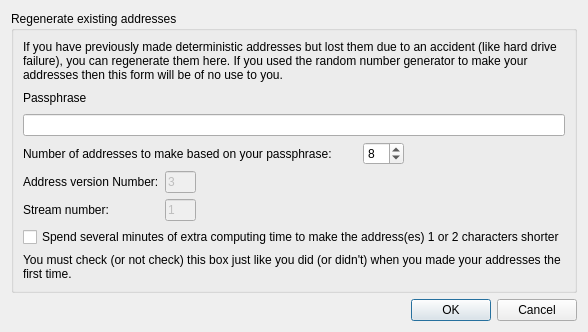
<?xml version="1.0" encoding="UTF-8"?>
<ui version="4.0">
 <class>regenerateAddressesDialog</class>
 <widget class="QDialog" name="regenerateAddressesDialog">
  <property name="geometry">
   <rect>
    <x>0</x>
    <y>0</y>
    <width>532</width>
    <height>332</height>
   </rect>
  </property>
  <property name="windowTitle">
   <string>Regenerate Existing Addresses</string>
  </property>
  <layout class="QGridLayout" name="gridLayout_2">
   <item row="1" column="0">
    <widget class="QDialogButtonBox" name="buttonBox">
     <property name="orientation">
      <enum>Qt::Horizontal</enum>
     </property>
     <property name="standardButtons">
      <set>QDialogButtonBox::Cancel|QDialogButtonBox::Ok</set>
     </property>
    </widget>
   </item>
   <item row="0" column="0">
    <widget class="QGroupBox" name="groupBox">
     <property name="title">
      <string>Regenerate existing addresses</string>
     </property>
     <layout class="QGridLayout" name="gridLayout">
      <item row="1" column="0">
       <widget class="QLabel" name="label_6">
        <property name="text">
         <string>Passphrase</string>
        </property>
       </widget>
      </item>
      <item row="2" column="0" colspan="5">
       <widget class="QLineEdit" name="lineEditPassphrase">
        <property name="inputMethodHints">
         <set>Qt::ImhHiddenText|Qt::ImhNoAutoUppercase|Qt::ImhNoPredictiveText</set>
        </property>
        <property name="echoMode">
         <enum>QLineEdit::Password</enum>
        </property>
       </widget>
      </item>
      <item row="3" column="0" colspan="3">
       <widget class="QLabel" name="label_11">
        <property name="text">
         <string>Number of addresses to make based on your passphrase:</string>
        </property>
       </widget>
      </item>
      <item row="3" column="3">
       <widget class="QSpinBox" name="spinBoxNumberOfAddressesToMake">
        <property name="sizePolicy">
         <sizepolicy hsizetype="Fixed" vsizetype="Fixed">
          <horstretch>0</horstretch>
          <verstretch>0</verstretch>
         </sizepolicy>
        </property>
        <property name="minimum">
         <number>1</number>
        </property>
        <property name="value">
         <number>8</number>
        </property>
       </widget>
      </item>
      <item row="3" column="4">
       <spacer name="horizontalSpacer_3">
        <property name="orientation">
         <enum>Qt::Horizontal</enum>
        </property>
        <property name="sizeHint" stdset="0">
         <size>
          <width>132</width>
          <height>20</height>
         </size>
        </property>
       </spacer>
      </item>
      <item row="4" column="0">
       <widget class="QLabel" name="label_2">
        <property name="text">
         <string>Address version Number:</string>
        </property>
       </widget>
      </item>
      <item row="4" column="1">
       <widget class="QLineEdit" name="lineEditAddressVersionNumber">
        <property name="enabled">
         <bool>false</bool>
        </property>
        <property name="sizePolicy">
         <sizepolicy hsizetype="Fixed" vsizetype="Fixed">
          <horstretch>0</horstretch>
          <verstretch>0</verstretch>
         </sizepolicy>
        </property>
        <property name="maximumSize">
         <size>
          <width>31</width>
          <height>16777215</height>
         </size>
        </property>
        <property name="text">
         <string>3</string>
        </property>
       </widget>
      </item>
      <item row="4" column="2">
       <spacer name="horizontalSpacer">
        <property name="orientation">
         <enum>Qt::Horizontal</enum>
        </property>
        <property name="sizeHint" stdset="0">
         <size>
          <width>40</width>
          <height>20</height>
         </size>
        </property>
       </spacer>
      </item>
      <item row="5" column="0">
       <widget class="QLabel" name="label_3">
        <property name="text">
         <string>Stream number:</string>
        </property>
       </widget>
      </item>
      <item row="5" column="1">
       <widget class="QLineEdit" name="lineEditStreamNumber">
        <property name="enabled">
         <bool>false</bool>
        </property>
        <property name="sizePolicy">
         <sizepolicy hsizetype="Ignored" vsizetype="Fixed">
          <horstretch>0</horstretch>
          <verstretch>0</verstretch>
         </sizepolicy>
        </property>
        <property name="maximumSize">
         <size>
          <width>31</width>
          <height>16777215</height>
         </size>
        </property>
        <property name="text">
         <string>1</string>
        </property>
       </widget>
      </item>
      <item row="5" column="2" colspan="3">
       <spacer name="horizontalSpacer_2">
        <property name="orientation">
         <enum>Qt::Horizontal</enum>
        </property>
        <property name="sizeHint" stdset="0">
         <size>
          <width>325</width>
          <height>20</height>
         </size>
        </property>
       </spacer>
      </item>
      <item row="6" column="0" colspan="5">
       <widget class="QCheckBox" name="checkBoxEighteenByteRipe">
        <property name="text">
         <string>Spend several minutes of extra computing time to make the address(es) 1 or 2 characters shorter</string>
        </property>
       </widget>
      </item>
      <item row="7" column="0" colspan="5">
       <widget class="QLabel" name="label_4">
        <property name="text">
         <string>You must check (or not check) this box just like you did (or didn't) when you made your addresses the first time.</string>
        </property>
        <property name="wordWrap">
         <bool>true</bool>
        </property>
       </widget>
      </item>
      <item row="0" column="0" colspan="5">
       <widget class="QLabel" name="label">
        <property name="text">
         <string>If you have previously made deterministic addresses but lost them due to an accident (like hard drive failure), you can regenerate them here. If you used the random number generator to make your addresses then this form will be of no use to you.</string>
        </property>
        <property name="wordWrap">
         <bool>true</bool>
        </property>
       </widget>
      </item>
     </layout>
    </widget>
   </item>
  </layout>
 </widget>
 <resources/>
 <connections>
  <connection>
   <sender>buttonBox</sender>
   <signal>accepted()</signal>
   <receiver>regenerateAddressesDialog</receiver>
   <slot>accept()</slot>
   <hints>
    <hint type="sourcelabel">
     <x>248</x>
     <y>254</y>
    </hint>
    <hint type="destinationlabel">
     <x>157</x>
     <y>274</y>
    </hint>
   </hints>
  </connection>
  <connection>
   <sender>buttonBox</sender>
   <signal>rejected()</signal>
   <receiver>regenerateAddressesDialog</receiver>
   <slot>reject()</slot>
   <hints>
    <hint type="sourcelabel">
     <x>316</x>
     <y>260</y>
    </hint>
    <hint type="destinationlabel">
     <x>286</x>
     <y>274</y>
    </hint>
   </hints>
  </connection>
 </connections>
</ui>
